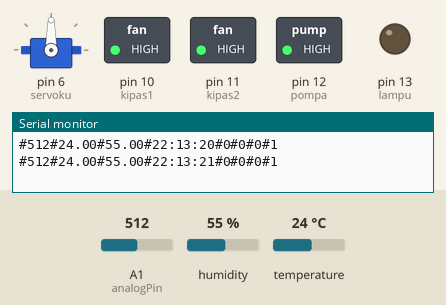
Simulated run of this sketch. Board: Arduino Uno, built with avr-gcc and run on an emulated ATmega328P. Shown: servo, switched loads named in the sketch (green lamp = pin HIGH), output pins drawn as LEDs (lit = HIGH), the last lines printed to the serial monitor. Inputs (shaded band) come from the test bench; at power-on: temperature 24 °C, A1 (analogPin) = 512, humidity 55 %. The local clock reads 2024-03-15 10:24:30 at power-on unless the sketch sets it.

Above: at 1.8 s.
1.9 s: temperature set to 27 °C
3.4 s: temperature set to 30 °C
At 4.6 s:
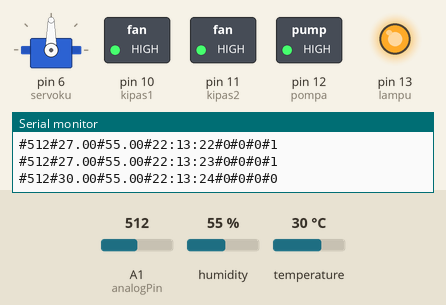
5.5 s: A1 (analogPin) set to 109
7.3 s: A1 (analogPin) set to 92
At 8.7 s:
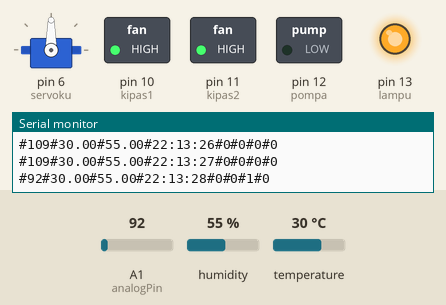
9.6 s: temperature set to 12 °C
At 11.3 s:
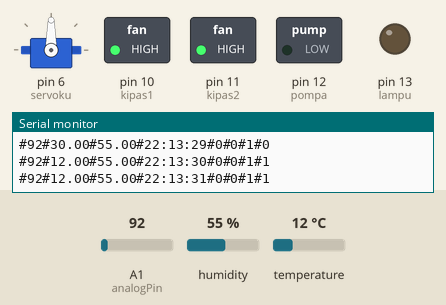
11.6 s: temperature set to 33 °C
At 12.9 s:
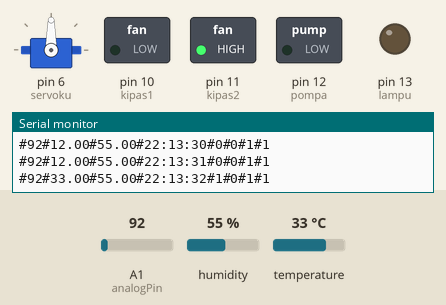
Timing chart, 0 to 14.6 s (numbered marks = the images above; inputs shaded):
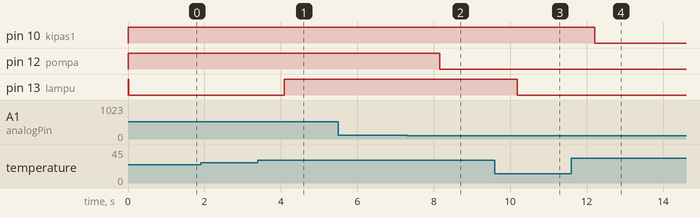

Measured:
- the behaviour switches between 28 and 29 °C on temperature (found by bisection; images 0 and 1)
- the behaviour switches between 100 and 99 on A1 (analogPin) (found by bisection; images 1 and 2)
- after the input at 3.4 s, pin 13 (lampu): LOW → HIGH after 0.69 s
- after the input at 7.3 s, pin 12 (pompa): HIGH → LOW after 0.85 s
- after the input at 9.6 s, pin 13 (lampu): HIGH → LOW after 0.58 s
- after the input at 11.6 s, pin 10 (kipas1): HIGH → LOW after 0.61 s

The sketch:

modul_gabung.ino
```cpp
//dht11
#include <DHT.h>
DHT dht(7, DHT11); //Pin, Jenis DHT

//rtc
#include "RTClib.h"
RTC_DS3231 rtc;
char dataHari[7][12] = {"Minggu", "Senin", "Selasa", "Rabu", "Kamis", "Jumat", "Sabtu"};
String hari;
int tanggal, bulan, tahun, jam, menit, detik;
//rtc

//servo
#include <Servo.h>
Servo servoku;
//servo

//sensor ketinggian air
int analogPin = A1;
int ketinggianAir;
//sensor ketinggian air

// relay
const int kipas1 = 10; //relay1 suhu
const int kipas2 = 11; //relay2 kelembaban
const int pompa = 12; //relay3
const int lampu = 13; //relay4

//on off relay
int relayON = LOW; //relay nyala
int relayOFF = HIGH; //relay mati
// relay

bool statusKipasSuhu;
bool statusKipasKelembaban;
bool statusPompa;
bool statusLampu;

void setup() {
    Serial.begin(9600);

    //  dht11
    dht.begin();

    // servo
    servoku.attach(6);

    // rtc ds3231
    if (! rtc.begin()) {
        Serial.println("RTC Tidak Ditemukan");
        Serial.flush();
        abort();
    }

    //Atur Waktu
    rtc.adjust(DateTime(F(__DATE__), F(__TIME__)));
    //  rtc.adjust(DateTime(2014, 1, 21, 3, 0, 0));
    // rtc ds3231

    //  setup relay
    pinMode(kipas1, OUTPUT);
    pinMode(kipas2, OUTPUT);
    pinMode(pompa, OUTPUT);
    pinMode(lampu, OUTPUT);
    digitalWrite(kipas1, relayOFF);
    digitalWrite(kipas2, relayOFF);
    digitalWrite(pompa, relayOFF);
    digitalWrite(lampu, relayOFF);
}

void loop() {
    // BACA SUHU DAN KELEMBABAN
    float kelembaban = dht.readHumidity();
    float suhu = dht.readTemperature();
    // BACA SUHU DAN KELEMBABAN

    // BACA KETINGGIAN AIR
    ketinggianAir = analogRead(analogPin);

    // KONDISI MODUL MONITORING SUSHU DAN KELEMBABAN
    //  suhu normal
    if (suhu >= 29 && suhu <= 31) {
        matikanModulPeningkatanSuhu();
        matikanModulPenurunanSuhu();

    //  suhu di bawah standar minimum
    } else if (suhu < 29) {
        modulPeningkatanSuhu();

    //  suhu di atas standar maksimal
    } else if (suhu > 31) {
        modulPenurunanSuhu();

    //  kelembaban normal
    } else if (kelembaban >= 50 && kelembaban <= 70) {
        matikanModulPeningkatanKelembaban();
        matikanModulPenurunanKelembaban();

    //  kelembaban di bawah standar minimum
    } else if (kelembaban < 50) {
        modulPeningkatanKelembaban();

    //  kelembaban di atas standar maksimal
    } else if (kelembaban > 70) {
        modulPenurunanKelembaban();
    }
    // KONDISI MODUL MONITORING SUSHU DAN KELEMBABAN

    // KONDISI MODUL MINUM
    // kondisi coba2
    if (ketinggianAir < 100) {
        modulIsiBakMinum();

    } else if (ketinggianAir > 300) {
        matikanModulIsiBakMinum();
    }
    // KONDISI MODUL MINUM

    // BACA WAKTU
    DateTime now = rtc.now();
    hari    = dataHari[now.dayOfTheWeek()];
    tanggal = now.day(), DEC;
    bulan   = now.month(), DEC;
    tahun   = now.year(), DEC;
    jam     = now.hour(), DEC;
    menit   = now.minute(), DEC;
    detik   = now.second(), DEC;
    // BACA WAKTU

    // KONDISI MODUL PAKAN
    // kondisi coba2
    if(jam == 13 && menit == 49 && detik == 10) {
        modulPakan();
    }

    if(jam == 13 && menit == 49 && detik == 30) {
        modulPakan();
    }

    if(jam == 13 && menit == 49 && detik == 50) {
        modulPakan();
    }
    // KONDISI MODUL PAKAN

    // KONDISI MODUL MODE MALAM
    // kondisi coba2
    if (jam == 13 && menit == 0 && detik == 0) {
        matikanModulModeMalam();

    } else if (jam == 13 && menit == 2 && detik == 0) {
        modulModeMalam();
    }
    // KONDISI MODUL MODE MALAM

    // KIRIM DATA KE NODEMCU
    modulKirimData();
    // KIRIM DATA KE NODEMCU
}

// MODUL MINUM
void modulIsiBakMinum() {
    // mengisi bak minum dengan menyala pompa air ketika bak minum hampir kosong
    //relay3
    digitalWrite(pompa, relayON);
    statusPompa = HIGH;
    }

void matikanModulIsiBakMinum() {
    // mematikan pompa air ketika bak minum sudah hampir penuh
    //relay3
    digitalWrite(pompa, relayOFF);
    statusPompa = LOW;
}
// MODUL MINUM

// MODUL MONITORING SUHU DAN KELEMBABAN
void modulPeningkatanSuhu() {
    //meningkatkan suhu kandang ketika suhu di bawah normal dengan menyalakan lampu
    //relay4
    digitalWrite(lampu, relayON);
    statusLampu = HIGH;
}

void matikanModulPeningkatanSuhu() {
    //mematikan modul peningkatan suhu ketika suhu normal tercapai dengan mematikan lampu
    //relay4
    digitalWrite(lampu, relayOFF);
    statusLampu = LOW;
}

void modulPenurunanSuhu() {
    //menurunkan suhu kandang ketika suhu di atas normal dengan menyalakan kipas1
    //relay1
    digitalWrite(kipas1, relayON);
    statusKipasSuhu = HIGH;
}

void matikanModulPenurunanSuhu() {
    //mematikan modul penurunan suhu ketika suhu normal tercapai dengan mematikan kipas1
    //relay1
    digitalWrite(kipas1, relayOFF);
    statusKipasSuhu = LOW;
}

void modulPeningkatanKelembaban() {
    //meningkatkan kelembaban kandang ketika kelembaban di bawah normal dengan menyalakan kipas
    //relay2
    digitalWrite(kipas2, relayON);
    statusKipasKelembaban = HIGH;
}

void matikanModulPeningkatanKelembaban() {
    //mematikan modul peningkatan kelembaban ketika kelembaban normal tercapai dengan mematikan kipas
    //relay2
    digitalWrite(kipas2, relayOFF);
    statusKipasKelembaban = LOW;
}

void modulPenurunanKelembaban() {
    //menurunkan kelembaban kandang ketika kelembaban di atas normal dengan menyalakan lampu
    //relay4
    digitalWrite(lampu, relayON);
    statusLampu = HIGH;
}

void matikanModulPenurunanKelembaban() {
    //mematikan modul penurunan kelembaban ketika kelembaban normal tercapai dengan mematikan lampu
    //relay4
    digitalWrite(lampu, relayOFF);
    statusLampu = LOW;
}
// MODUL MONITORING SUHU DAN KELEMBABAN

// MODUL PAKAN
void modulPakan() {
    // proses perputaran pakan secara halus
    for (int posisi = 0; posisi <= 180; posisi++) {
        // set posisi servo berdasarkan variabel posisi
        servoku.write(posisi);
        delay(10);
    }

    // proses perputaran tempat pakan kembali ke posisi awal
    for (int posisi = 180; posisi >= 0; posisi--) {
        servoku.write(posisi);
        delay(10);
    }
}
// MODUL PAKAN

// MODUL MODE MALAM
void modulModeMalam() {
    // menyalakan lampu kandang ketika waktu sudah memasuki malam hari
    //relay4
    digitalWrite(lampu, relayON);
    statusLampu = HIGH;
}

void matikanModulModeMalam() {
    // mematikan lampu kandang ketika waktu sudah memasuki pagi hari
    //relay4
    digitalWrite(lampu, relayOFF);
    statusLampu = LOW;
}
// MODUL MODE MALAM

// MODUL KIRIM DATA
void modulKirimData() {
    // BACA SUHU DAN KELEMBABAN
    float kelembaban = dht.readHumidity();
    float suhu = dht.readTemperature();
    // BACA SUHU DAN KELEMBABAN

    String dataKirim = "#" + String(ketinggianAir) + "#" + String(suhu) + "#" + String(kelembaban) + "#" + String(String() + jam + ":" + menit + ":" + detik) + "#" + String(statusKipasSuhu) + "#" + String(statusKipasKelembaban) + "#" + String(statusPompa) + "#" + String(statusLampu);
    Serial.println(dataKirim);
    delay(1000);
}
// MODUL KIRIM DATA
```
